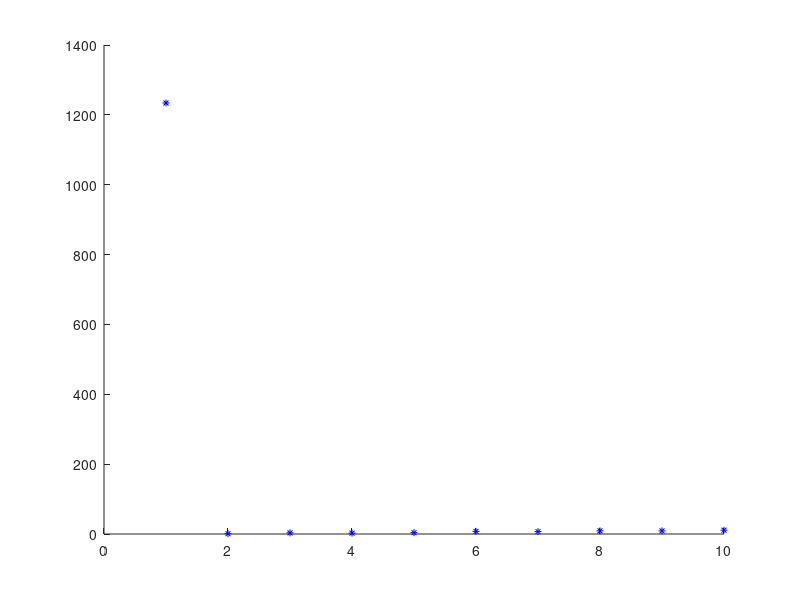

This chart was generated by the following MATLAB code: (Note: this script raises an error after producing the figure.)
function []=lineDrawer()

x = 1:10;
y = x + randn(1, 10);
y(1) = y(1)*1000;

f1 = @L1Regression;
f2 = @L1MaxRegression;

scatter(x, y, 25, 'b', '*');
lsline

[f,A,b,Aeq,beq,LB,UB] = f1(x,y);
result = linprog(f,A,b,Aeq,beq,LB,UB);
p = result(1);
q = result(2);
hline = refline([p q]);
set(hline, 'Color', 'r');

[f,A,b,Aeq,beq,LB,UB] = f2(x,y);
result = linprog(f,A,b,Aeq,beq,LB,UB);
p = result(1);
q = result(2);
hline = refline([p q]);
set(hline, 'Color', 'g');

